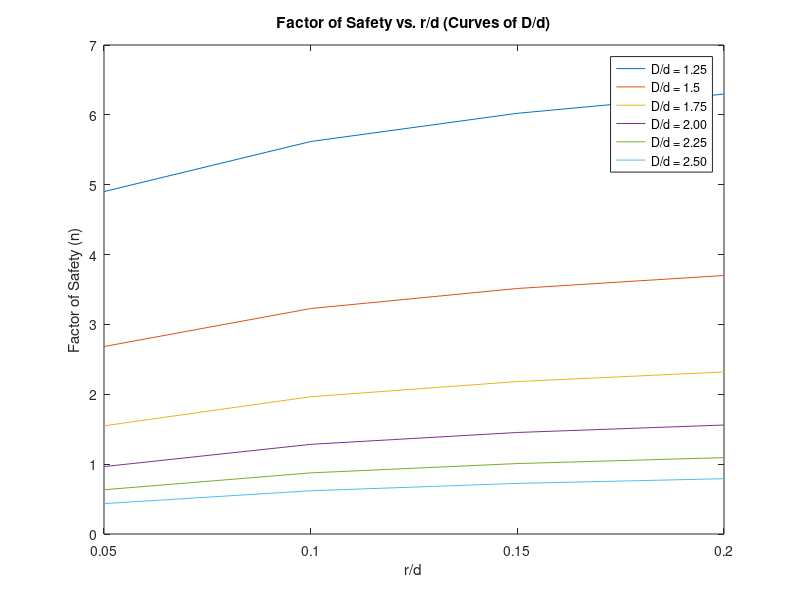

Recreate this plot in MATLAB.
% NASH ELDER %
% ME 328 DESIGN I, DR. DAV0L %

% FATIGUE %
% Equations and recommended values from Shigley's 9th ed. %

% MATERIAL = STEEL %

clear;

Sy = 60.2; % ksi %
Sut = 95; % ksi %

Pa = 0.2; % kip %
Pm = 0.8; % kip %
P = 1;
Dbig = 3.5; % in. %
L = 15; % in. %
a = 8; % in. %

aSurf = 2.70; % Finish Factor a (machined finish) %
bSurf = -0.265; % Finish Factor b (machined finish) %

SePrime = 0.5*Sut; % ksi -- For Sut <= 200 %

for i = 1:6
    Doverd = 1.25 + 0.25*(i-1);
    d = (Dbig/Doverd);
    
    for j = 1:4
        roverd = 0.05 + 0.05*(j-1);
        r = (roverd * d);

        Ka = aSurf*Sut^bSurf;

        if d <= 2.0

            Kb = 0.879*(0.370*d)^(-0.107); % Size Factor -- small radius %
        else
            Kb = 0.91*(0.370*d)^(-0.157); % Size Factor -- large radius %
        end

        Kc = 1; % Load Factor -- Bending Load %

        Kd = 1; % Temp Factor -- Temp = 20 deg. C %

        Za = 1.288; % Transformation Variate for 90% (TBL 6-5) %

        Ke = 1 - 0.08*Za; % Reliability Factor %
        
        Se = SePrime * Ka * Kb * Kc * Kd * Ke;
        
        % Kt due to bending and torsion (ref: AMESWEB.INFO) %
        
        h = (Dbig-d)/2;
        
        if 0.1 <= h/r <= 2.0
            c1b = 0.947+1.206*(sqrt(h/r))-0.131*h/r;
            c2b = 0.022-3.405*(sqrt(h/r))+0.915*h/r;
            c3b = 0.869+1.777*(sqrt(h/r))-0.555*h/r;
            c4b = -0.810+0.422*(sqrt(h/r))-0.260*h/r;
        elseif 2.0 < h/r <= 20.0
            c1b = 1.232+0.832*(sqrt(h/r))-0.008*h/r;
            c2b = -3.813+0.968*(sqrt(h/r))-0.260*h/r;
            c3b = 7.423-4.868*(sqrt(h/r))+0.869*h/r;
            c4b = -3.839+3.070*(sqrt(h/r))-0.600*h/r;
        else
            c1b = NaN; c2b = NaN; c3b = NaN; c4b = NaN;
        end
        
        Kt = c1b + c2b*(2*h/Dbig) + c3b*(2*h/Dbig)^2 + c4b*(2*h/Dbig)^3;
        
        if 0.25 <= h/r <= 4.0
            c1t = 0.905+0.783*(sqrt(h/r))-0.075*h/r;
            c2t = -0.437-1.969*(sqrt(h/r))+0.553*h/r;
            c3t = 1.557+1.073*(sqrt(h/r))-0.578*h/r;
            c4t = -1.061+0.171*(sqrt(h/r))+0.086*h/r;
        else
            c1t = NaN; c2t = NaN; c3t = NaN; c4t = NaN;
        end
        
        Kts = c1t + c2t*(2*h/Dbig) + c3t*(2*h/Dbig)^2 + c4t*(2*h/Dbig)^3;

        % q calculation to find Kf %
        
        sqrtA = 0.246-3.08*10^(-3)*Sut+1.51*10^(-5)*Sut^2-2.67*10^(-8)*Sut^3;
        sqrtA_tor = 0.190-2.51*10^(-3)*Sut+1.35*10^(-5)*Sut^2-2.678*10^(-8)*Sut^3;
        
        
        q = 1/(1+sqrtA/sqrt(r));
        qs = 1/(1+sqrtA_tor/sqrt(r));
        
        Kf = q * (Kt-1) + 1;
        Kfs = qs * (Kts-1) + 1;
        
        % Sigma calculation %
        
        Ma = Pa * L;
        Mm = Pm * L; 
        Ta = Pa * a;
        Tm = Pm * a;
        I = pi/4*(d/2)^4;
        J = pi/2*(d/2)^4;
        
        sig_a_bend = Ma*(d/2)/I;
        sig_m_bend = Mm*(d/2)/I;
        tau_a = Ta*(d/2)/J;
        tau_m = Tm*(d/2)/J;
        
        sig_prime_a = ((Kf*sig_a_bend)^2 + 3*(Kfs*tau_a)^2)^(0.5);
        sig_prime_m = ((Kf*sig_m_bend)^2 + 3*(Kfs*tau_m)^2)^(0.5);
        
        sig_prime_max = sig_m_bend + sig_a_bend;
        tau_prime_max = tau_a + tau_m;
        
        % Safety factors %
        
        n_fatigue = 1/((sig_prime_a/Se) + (sig_prime_m/Sut));% Safety factor for fatigue %
        
        n_SF = Sy / sig_prime_max; % Safety factor Yield / Allowable %
        
        n = min(n_fatigue, n_SF);
        
        SF(j,i) = n; % Allocation of safety factors on each iteration (for plot) %
        
    end
end
disp('4x6 Vector from 6 different D/d values and 4 different r/d values:');
disp(SF);

plot(SF);
xlabel('r/d');
ylabel('Factor of Safety (n)');
legend('D/d = 1.25', 'D/d = 1.5', 'D/d = 1.75', 'D/d = 2.00', 'D/d = 2.25', 'D/d = 2.50');
set(gca, 'XTick', 0:1:4);
set(gca, 'XTickLabel', [0.20, 0.05, 0.10, 0.15]);
title('Factor of Safety vs. r/d (Curves of D/d)');
